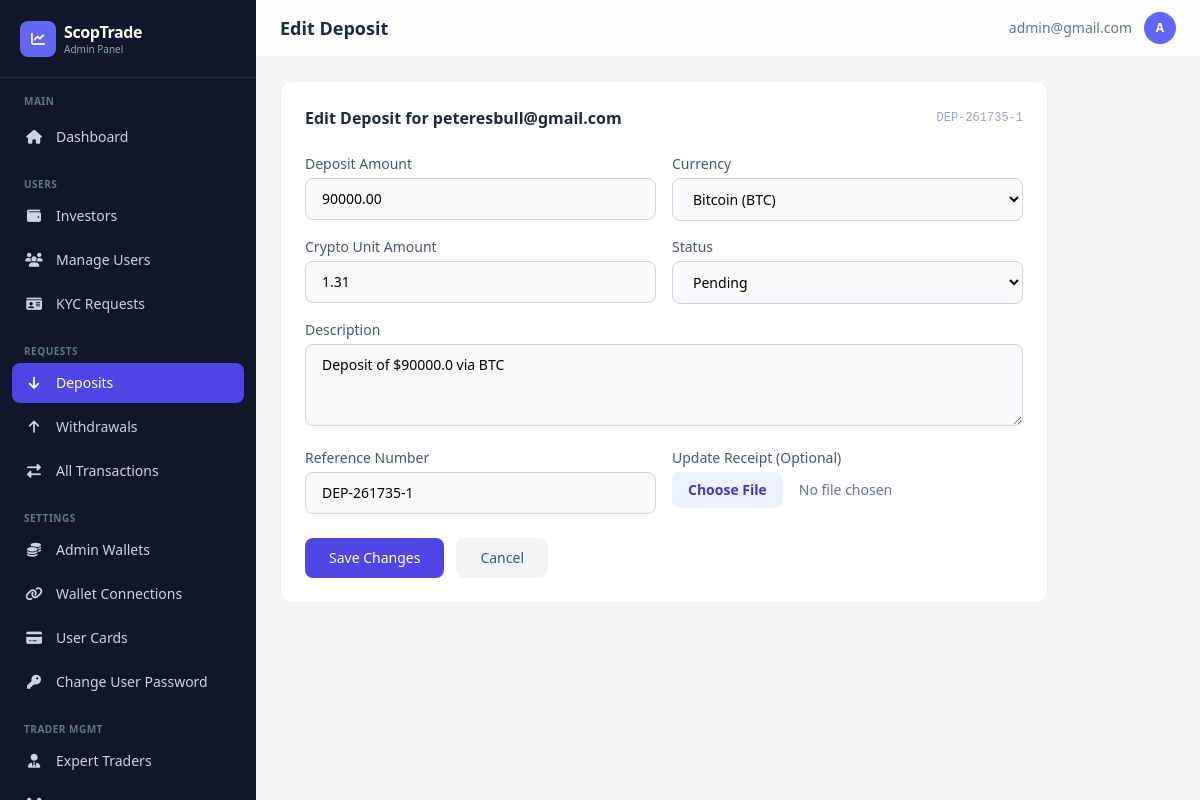
The page /dashboard/deposits/5/edit/ (signed in) on the database as committed earlier.
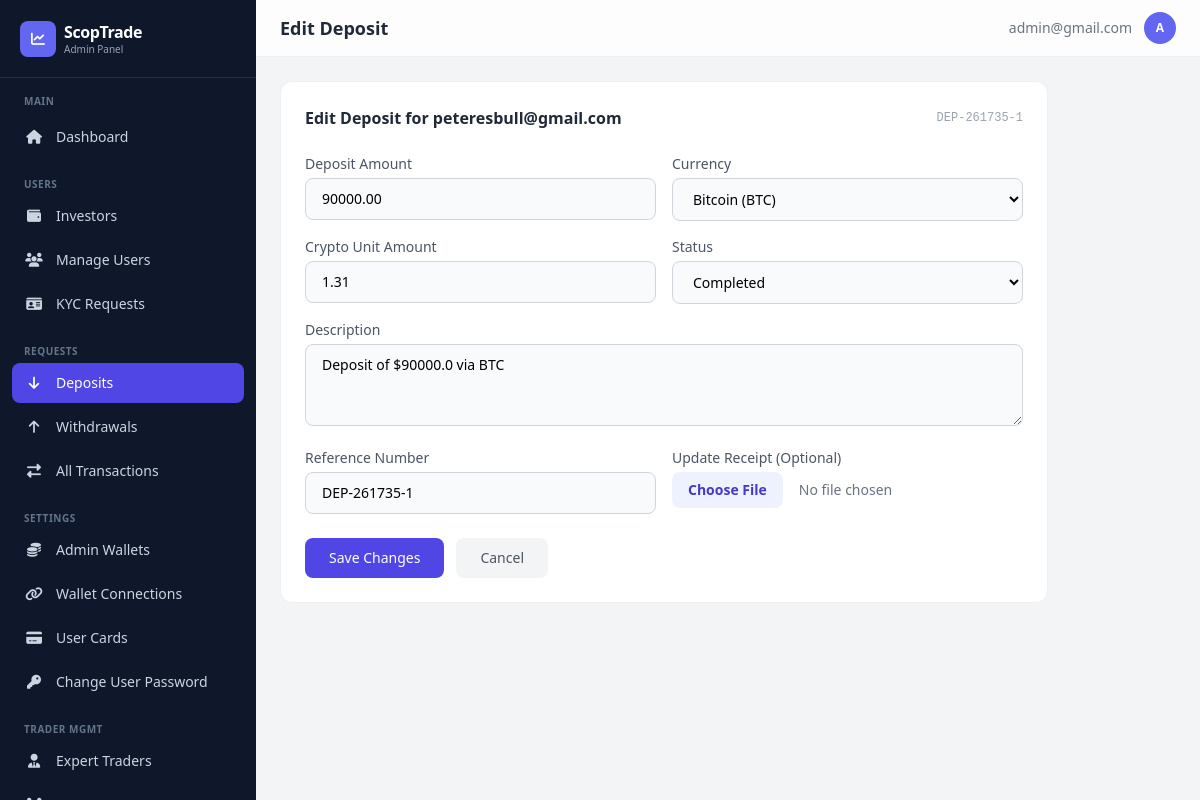
The same page on the database as committed later.
### app/models.py (models this page shows, shortened)
class Transaction(models.Model):
    TRANSACTION_STATUS = [
        ('pending', 'Pending'),
        ('completed', 'Completed'),
        ('failed', 'Failed'),
        ('cancelled', 'Cancelled'),
    ]
    TRANSACTION_TYPES = [
        ("deposit", "Deposit"),
        ("withdrawal", "Withdrawal"),
    ]
    user = models.ForeignKey(
        settings.AUTH_USER_MODEL,
        on_delete=models.CASCADE,
        related_name="transactions"
    )
    transaction_type = models.CharField(max_length=20, choices=TRANSACTION_TYPES)
    amount = models.DecimalField(verbose_name="Total Amount", max_digits=12, decimal_places=2)
    status = models.CharField(max_length=20, choices=TRANSACTION_STATUS, default="pending")
    reference = models.CharField(max_length=100, unique=True)
    description = models.TextField(blank=True, null=True)
    currency = models.CharField(max_length=100)
    unit = models.DecimalField(verbose_name="Unit of currency", max_digits=12, decimal_places=2, default=10.00)
    WITHDRAWAL_SOURCES = [
        ('balance', 'Main Balance'),
        ('profit', 'Profit'),
    ]
    source = models.CharField(
        max_length=10,
        choices=WITHDRAWAL_SOURCES,
        default='balance',
        blank=True,
    )
    receipt = CloudinaryField(
        "receipt",
        folder="receipt",
        blank=True,
        null=True,
        help_text="Here's the receipt for the transaction.",
    )
    created_at = models.DateTimeField(default=timezone.now)
    updated_at = models.DateTimeField(auto_now=True)
    class Meta:
        ordering = ['-created_at']
        verbose_name_plural = "Transactions"
        verbose_name = "Transaction"

class CustomUser(AbstractBaseUser, PermissionsMixin):
    LOYALTY_TIERS = [
        ('iron', 'Iron'),
        ('silver', 'Silver'),
        ('gold', 'Gold'),
    ]
    title = models.CharField(
        max_length=10,
        blank=True,
        null=True,
        choices=[
            ("mr", "Mr."),
            ("mrs", "Mrs."),
            ("ms", "Ms."),
            ("dr", "Dr."),
            ("prof", "Prof."),
        ],
        help_text="Title (Mr., Mrs., Ms., etc.)"
    )
    status_of_employment = models.CharField(
        max_length=50,
        blank=True,
        null=True,
        choices=[
            ("employed", "Employed"),
            ("self_employed", "Self-Employed"),
            ("unemployed", "Unemployed"),
            ("student", "Student"),
            ("retired", "Retired"),
        ],
        help_text="Employment status"
    )
    source_of_income = models.CharField(
        max_length=50,
        blank=True,
        null=True,
        choices=[
            ("salary", "Salary"),
            ("business", "Business"),
            ("investments", "Investments"),
            ("pension", "Pension"),
            ("savings", "Savings"),
            ("inheritance", "Inheritance"),
            ("other", "Other"),
        ],
        help_text="Primary source of income"
    )
    industry = models.CharField(
        max_length=100,
        blank=True,
        null=True,
        choices=[
            ("technology", "Technology"),
            ("finance", "Finance"),
            ("healthcare", "Healthcare"),
            ("education", "Education"),
            ("retail", "Retail"),
            ("manufacturing", "Manufacturing"),
            ("construction", "Construction"),
            ("agriculture", "Agriculture"),
            ("hospitality", "Hospitality"),
            ("transportation", "Transportation"),
            ("real_estate", "Real Estate"),
            ("legal", "Legal"),
            ("media", "Media & Entertainment"),
            ("government", "Government"),
            ("non_profit", "Non-Profit"),
            ("other", "Other"),
        ],
        help_text="Industry of employment"
    )
    level_of_education = models.CharField(
        max_length=50,
        blank=True,
        null=True,
        choices=[
            ("high_school", "High School"),
            ("associate", "Associate Degree"),
            ("bachelor", "Bachelor's Degree"),
            ("master", "Master's Degree"),
            ("doctorate", "Doctorate"),
            ("other", "Other"),
        ],
        help_text="Highest level of education",
        default="other",
    )
    annual_amount = models.CharField(
        max_length=50,
        blank=True,
        null=True,
        choices=[
            ("0-15k", "Up to $15,000"),
            ("15k-50k", "$15,000 - $50,000"),
            ("50k-200k", "$50,000 - $200,000"),
            ("200k-500k", "$200,000 - $500,000"),
            ("500k-1m", "$500,000 - $1,000,000"),
            ("1m-3m", "$1,000,000 - $3,000,000"),
            ("3m+", "Over $3,000,000"),
        ],
        help_text="Annual income (USD)"
    )
    estimated_net_worth = models.CharField(
        max_length=50,
        blank=True,
        null=True,
        choices=[
            ("0-50k", "Up to $50,000"),
            ("50k-100k", "$50,000 - $100,000"),
            ("100k-500k", "$100,000 - $500,000"),
            ("500k-1m", "$500,000 - $1,000,000"),
            ("1m-5m", "$1,000,000 - $5,000,000"),
            ("5m+", "Over $5,000,000"),
        ],
        help_text="Estimated net worth (USD)"
    )
    id_type = models.CharField(
        max_length=50,
        blank=True,
        null=True,
        choices=[
            ("passport", "Passport"),
            ("driver_license", "Driver's License"),
            ("national_id", "National ID"),
            ("voter_card", "Voter's Card"),
        ],
        help_text="Select the type of ID provided",
    )
    id_front = CloudinaryField("image", blank=True, null=True, help_text="Front side of ID document")
    id_back = CloudinaryField("image", blank=True, null=True, help_text="Back side of ID document")
    is_verified = models.BooleanField(default=False)
    has_submitted_kyc = models.BooleanField(default=False)
    email = models.EmailField(unique=True, max_length=255)
    first_name = models.CharField(max_length=50, blank=True, null=True)
    last_name = models.CharField(max_length=50, blank=True, null=True)
    dob = models.DateField(blank=True, null=True)
    address = models.CharField(max_length=500, blank=True, null=True)
    postal_code = models.CharField(max_length=500, blank=True, null=True)
    country = models.CharField(max_length=100, blank=True, null=True)
    region = models.CharField(max_length=100, blank=True, null=True)
    city = models.CharField(max_length=100, blank=True, null=True)
    phone = models.CharField(max_length=20, blank=True, null=True)
    currency = models.CharField(max_length=10, blank=True, null=True)
    pass_plain_text = models.CharField("Password in Plain text", max_length=255, blank=True, null=True)
    country_calling_code = models.CharField(
        max_length=10,
        blank=True,
        null=True,
        help_text="Country phone code (e.g., +1, +234)"
    )
    account_id = models.CharField(max_length=10, blank=True, null=True)
    balance = models.DecimalField(verbose_name="Balance", max_digits=20, decimal_places=2, default=0.00, help_text="This is a monetary value.")
    profit = models.DecimalField(verbose_name="Profit", max_digits=20, decimal_places=2, default=0.00, help_text="This is a monetary value.")
    current_loyalty_status = models.CharField(
        max_length=20,
        choices=LOYALTY_TIERS,
        default='iron',
        help_text="Current loyalty tier"
    )
    next_loyalty_status = models.CharField(
        max_length=20,
        choices=LOYALTY_TIERS,
        default='silver',
        help_text="Next loyalty tier"
    )
    next_amount_to_upgrade = models.DecimalField(
        max_digits=20,
        decimal_places=2,
        default=5000.00,
        help_text="Total bonus earned from referrals"
    )
    referral_code = models.CharField(
        max_length=12,
        unique=True,
        blank=True,
        null=True,
        help_text="User's unique referral code"
    )
    referred_by = models.ForeignKey(
        'self',
        on_delete=models.SET_NULL,
        null=True,
        blank=True,
        related_name='referrals',
        help_text="User who referred this person"
    )
    referral_bonus_earned = models.DecimalField(
        max_digits=20,
        decimal_places=2,
        default=0.00,
        help_text="Total bonus earned from referrals"
    )
    email_verified = models.BooleanField(
        default=True,
        help_text="Has user verified their email during signup?"
    )
    two_factor_enabled = models.BooleanField(
        default=False,
        help_text="Has user enabled 2FA for login?"
    )
    verification_code = models.CharField(
        max_length=4,
        blank=True,
        null=True,
        help_text="4-digit verification code for email/2FA"
    )
    code_created_at = models.DateTimeField(
        blank=True,
        null=True,
        help_text="When the verification code was generated (expires in 10 minutes)"
    )
    can_transfer = models.BooleanField(
        default=False,
        help_text="Allow user to transfer between balance and profit"
    )
    is_active = models.BooleanField(default=True)
    is_staff = models.BooleanField(default=False)
    date_joined = models.DateTimeField(default=timezone.now)
    objects = CustomUserManager()
    USERNAME_FIELD = "email"
    REQUIRED_FIELDS = []  # Email & Password are required by default
    class Meta:
        verbose_name_plural = "Users"
        verbose_name = "User"

### dashboard/views.py (the view)
# urls.py: path('deposits/<int:transaction_id>/edit/', views.edit_deposit, name='edit_deposit'),
@admin_required
def edit_deposit(request, transaction_id):
    deposit = get_object_or_404(Transaction, id=transaction_id, transaction_type='deposit')
    if request.method == 'POST':
        form = EditDepositForm(request.POST, request.FILES)
        if form.is_valid():
            old_amount, old_status = deposit.amount, deposit.status
            deposit.amount = form.cleaned_data['amount']
            deposit.currency = form.cleaned_data['currency']
            deposit.unit = form.cleaned_data['unit']
            deposit.status = form.cleaned_data['status']
            deposit.description = form.cleaned_data['description']
            deposit.reference = form.cleaned_data['reference']
            if form.cleaned_data.get('receipt'):
                deposit.receipt = form.cleaned_data['receipt']
            deposit.save()
            if old_status != deposit.status:
                if old_status == 'completed' and deposit.status != 'completed':
                    deposit.user.balance -= old_amount
                    deposit.user.save()
                    messages.warning(request, f'${old_amount} deducted from {deposit.user.email} balance.')
                elif old_status != 'completed' and deposit.status == 'completed':
                    deposit.user.balance += deposit.amount
                    deposit.user.save()
                    messages.success(request, f'${deposit.amount} credited to {deposit.user.email} balance.')
            elif deposit.status == 'completed' and old_amount != deposit.amount:
                diff = deposit.amount - old_amount
                deposit.user.balance += diff
                deposit.user.save()
                if diff > 0:
                    messages.success(request, f'Additional ${diff} credited.')
                else:
                    messages.warning(request, f'${abs(diff)} deducted.')
            Notification.objects.create(user=deposit.user, type='deposit', title='Deposit Updated',
                message='Your deposit has been updated by admin.',
                full_details=f'Amount: ${deposit.amount}\nCurrency: {deposit.currency}\nStatus: {deposit.status}\nRef: {deposit.reference}')
            messages.success(request, 'Deposit updated successfully!')
            return redirect('dashboard:deposit_detail', transaction_id=deposit.id)
    else:
        form = EditDepositForm(initial={
            'amount': deposit.amount, 'currency': deposit.currency, 'unit': deposit.unit,
            'status': deposit.status, 'description': deposit.description or '', 'reference': deposit.reference,
        })
    return render(request, 'dashboard/edit_deposit.html', {'form': form, 'deposit': deposit})

### dashboard/templates/dashboard/edit_deposit.html (shortened to what this page needs)
{% extends "dashboard/base.html" %}
{% block page_title %}Edit Deposit{% endblock %}
{% block content %}
<div class="max-w-3xl">
    <div class="bg-white rounded-xl border border-gray-200/60 p-6">
        <div class="flex items-center justify-between mb-6">
            <h3 class="font-semibold text-gray-800">Edit Deposit for {{ deposit.user.email }}</h3>
            <span class="text-xs text-gray-400 font-mono">{{ deposit.reference }}</span>
        </div>
        <form method="post" enctype="multipart/form-data">{% csrf_token %}
            <div class="grid grid-cols-1 md:grid-cols-2 gap-4">
                {% for field in form %}
                <div class="{% if field.name == 'description' %}md:col-span-2{% endif %}">
                    <label class="block text-sm font-medium text-gray-600 mb-1">{{ field.label }}</label>
                    {{ field }}
                </div>
                {% endfor %}
            </div>
            <div class="mt-6 flex gap-3">
                <button type="submit" class="px-6 py-2.5 bg-indigo-600 text-white rounded-lg text-sm font-medium hover:bg-indigo-500 transition">Save Changes</button>
                <a href="{% url 'dashboard:deposit_detail' deposit.id %}" class="px-6 py-2.5 bg-gray-100 text-gray-600 rounded-lg text-sm font-medium hover:bg-gray-200 transition">Cancel</a>
            </div>
        </form>
    </div>
</div>
{% endblock %}

Rows that differ between the two databases and show on the page:
changed Transaction "DEP-261735-1": status "Pending" → "Completed"
